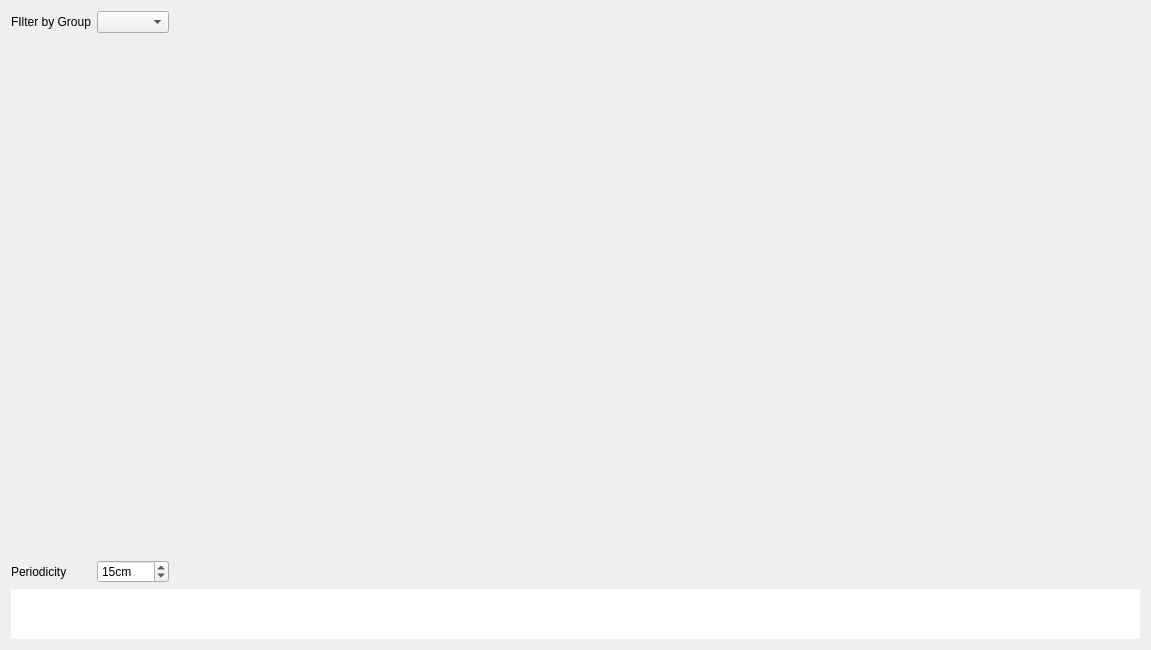
<?xml version="1.0" encoding="UTF-8"?>
<ui version="4.0">
 <class>NeutronAnalysisChartWidget</class>
 <widget class="QWidget" name="NeutronAnalysisChartWidget">
  <property name="geometry">
   <rect>
    <x>0</x>
    <y>0</y>
    <width>1151</width>
    <height>650</height>
   </rect>
  </property>
  <property name="windowTitle">
   <string>Form</string>
  </property>
  <layout class="QGridLayout" name="gridLayout">
   <item row="0" column="0">
    <widget class="QLabel" name="labeFilterGroup">
     <property name="text">
      <string>FIlter by Group</string>
     </property>
    </widget>
   </item>
   <item row="0" column="1">
    <widget class="CustomComboBox" name="comboBoxFilterGroup"/>
   </item>
   <item row="0" column="2">
    <spacer name="horizontalSpacer_4">
     <property name="orientation">
      <enum>Qt::Orientation::Horizontal</enum>
     </property>
     <property name="sizeHint" stdset="0">
      <size>
       <width>932</width>
       <height>20</height>
      </size>
     </property>
    </spacer>
   </item>
   <item row="1" column="0" colspan="3">
    <widget class="ChartView" name="widgetChart" native="true"/>
   </item>
   <item row="2" column="0">
    <widget class="QLabel" name="labelPeriodicity">
     <property name="text">
      <string>Periodicity </string>
     </property>
    </widget>
   </item>
   <item row="2" column="1">
    <widget class="QSpinBox" name="spinBoxPeriodicity">
     <property name="suffix">
      <string>cm</string>
     </property>
     <property name="minimum">
      <number>1</number>
     </property>
     <property name="maximum">
      <number>100</number>
     </property>
     <property name="singleStep">
      <number>5</number>
     </property>
     <property name="value">
      <number>15</number>
     </property>
    </widget>
   </item>
   <item row="2" column="2">
    <spacer name="horizontalSpacer_3">
     <property name="orientation">
      <enum>Qt::Orientation::Horizontal</enum>
     </property>
     <property name="sizeHint" stdset="0">
      <size>
       <width>932</width>
       <height>20</height>
      </size>
     </property>
    </spacer>
   </item>
   <item row="3" column="0" colspan="3">
    <widget class="QTableWidget" name="tableWidget">
     <property name="sizePolicy">
      <sizepolicy hsizetype="Expanding" vsizetype="Fixed">
       <horstretch>0</horstretch>
       <verstretch>0</verstretch>
      </sizepolicy>
     </property>
     <property name="maximumSize">
      <size>
       <width>16777215</width>
       <height>50</height>
      </size>
     </property>
     <property name="frameShape">
      <enum>QFrame::Shape::NoFrame</enum>
     </property>
     <property name="editTriggers">
      <set>QAbstractItemView::EditTrigger::NoEditTriggers</set>
     </property>
     <property name="tabKeyNavigation">
      <bool>false</bool>
     </property>
     <property name="showDropIndicator" stdset="0">
      <bool>false</bool>
     </property>
     <property name="dragDropOverwriteMode">
      <bool>false</bool>
     </property>
     <property name="selectionMode">
      <enum>QAbstractItemView::SelectionMode::MultiSelection</enum>
     </property>
     <property name="selectionBehavior">
      <enum>QAbstractItemView::SelectionBehavior::SelectRows</enum>
     </property>
     <property name="showGrid">
      <bool>false</bool>
     </property>
     <property name="cornerButtonEnabled">
      <bool>false</bool>
     </property>
     <attribute name="horizontalHeaderVisible">
      <bool>true</bool>
     </attribute>
     <attribute name="horizontalHeaderCascadingSectionResizes">
      <bool>false</bool>
     </attribute>
     <attribute name="verticalHeaderVisible">
      <bool>true</bool>
     </attribute>
     <attribute name="verticalHeaderHighlightSections">
      <bool>false</bool>
     </attribute>
    </widget>
   </item>
  </layout>
 </widget>
 <customwidgets>
  <customwidget>
   <class>ChartView</class>
   <extends>QWidget</extends>
   <header>ChartView.h</header>
   <container>1</container>
  </customwidget>
  <customwidget>
   <class>CustomComboBox</class>
   <extends>QComboBox</extends>
   <header location="global">CustomComboBox.h</header>
  </customwidget>
 </customwidgets>
 <resources/>
 <connections/>
</ui>
